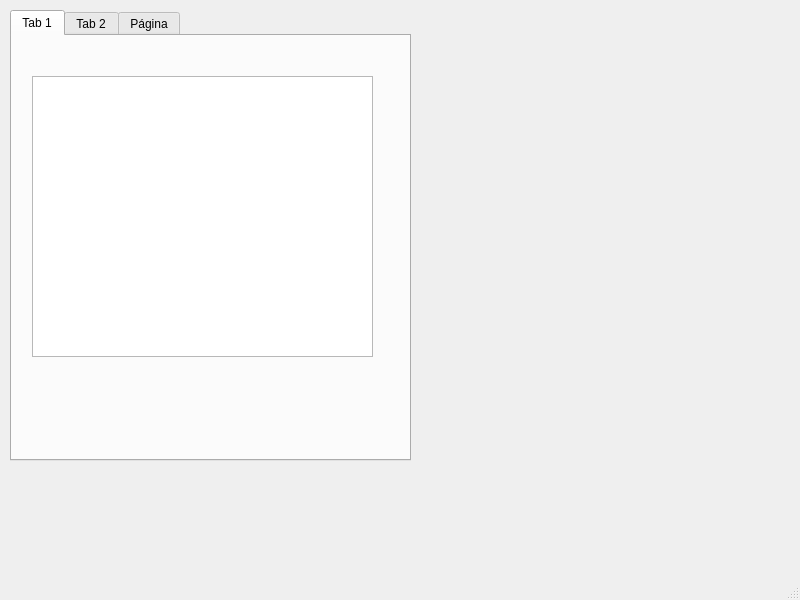
<?xml version="1.0" encoding="UTF-8"?>
<ui version="4.0">
 <class>MainWindow</class>
 <widget class="QMainWindow" name="MainWindow">
  <property name="geometry">
   <rect>
    <x>0</x>
    <y>0</y>
    <width>800</width>
    <height>600</height>
   </rect>
  </property>
  <property name="windowTitle">
   <string>MainWindow</string>
  </property>
  <widget class="QWidget" name="centralwidget">
   <widget class="QTabWidget" name="tabWidget">
    <property name="geometry">
     <rect>
      <x>10</x>
      <y>10</y>
      <width>401</width>
      <height>451</height>
     </rect>
    </property>
    <property name="currentIndex">
     <number>0</number>
    </property>
    <widget class="QWidget" name="tab_3">
     <attribute name="title">
      <string>Tab 1</string>
     </attribute>
     <widget class="QTableWidget" name="tablaResumen">
      <property name="geometry">
       <rect>
        <x>20</x>
        <y>40</y>
        <width>341</width>
        <height>281</height>
       </rect>
      </property>
     </widget>
    </widget>
    <widget class="QWidget" name="tab_4">
     <attribute name="title">
      <string>Tab 2</string>
     </attribute>
     <widget class="QTableWidget" name="tablaPacientes">
      <property name="geometry">
       <rect>
        <x>10</x>
        <y>40</y>
        <width>311</width>
        <height>171</height>
       </rect>
      </property>
     </widget>
     <widget class="QPushButton" name="pushButton_editar">
      <property name="geometry">
       <rect>
        <x>10</x>
        <y>250</y>
        <width>75</width>
        <height>23</height>
       </rect>
      </property>
      <property name="text">
       <string>Editar</string>
      </property>
     </widget>
     <widget class="QPushButton" name="pushButton_eliminar">
      <property name="geometry">
       <rect>
        <x>230</x>
        <y>250</y>
        <width>75</width>
        <height>23</height>
       </rect>
      </property>
      <property name="text">
       <string>Eliminar</string>
      </property>
     </widget>
    </widget>
    <widget class="QWidget" name="tab_5">
     <attribute name="title">
      <string>Página</string>
     </attribute>
     <widget class="QCalendarWidget" name="calendario_citas">
      <property name="geometry">
       <rect>
        <x>0</x>
        <y>0</y>
        <width>321</width>
        <height>191</height>
       </rect>
      </property>
     </widget>
     <widget class="QListWidget" name="lista_citas">
      <property name="geometry">
       <rect>
        <x>10</x>
        <y>210</y>
        <width>256</width>
        <height>192</height>
       </rect>
      </property>
     </widget>
    </widget>
   </widget>
  </widget>
  <widget class="QMenuBar" name="menubar">
   <property name="geometry">
    <rect>
     <x>0</x>
     <y>0</y>
     <width>800</width>
     <height>21</height>
    </rect>
   </property>
  </widget>
  <widget class="QStatusBar" name="statusbar"/>
 </widget>
 <resources/>
 <connections/>
</ui>
